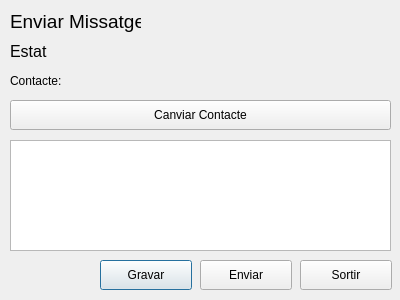
<?xml version="1.0" encoding="UTF-8"?>
<ui version="4.0">
 <class>EnviarMissatge</class>
 <widget class="QDialog" name="EnviarMissatge">
  <property name="geometry">
   <rect>
    <x>0</x>
    <y>0</y>
    <width>400</width>
    <height>300</height>
   </rect>
  </property>
  <property name="windowTitle">
   <string>Dialog</string>
  </property>
  <widget class="QPushButton" name="btoGravar">
   <property name="geometry">
    <rect>
     <x>100</x>
     <y>260</y>
     <width>92</width>
     <height>30</height>
    </rect>
   </property>
   <property name="text">
    <string>Gravar</string>
   </property>
  </widget>
  <widget class="QPushButton" name="btoSortir">
   <property name="geometry">
    <rect>
     <x>300</x>
     <y>260</y>
     <width>92</width>
     <height>30</height>
    </rect>
   </property>
   <property name="text">
    <string>Sortir</string>
   </property>
  </widget>
  <widget class="QLabel" name="lblTitol">
   <property name="geometry">
    <rect>
     <x>10</x>
     <y>10</y>
     <width>131</width>
     <height>22</height>
    </rect>
   </property>
   <property name="font">
    <font>
     <pointsize>14</pointsize>
    </font>
   </property>
   <property name="text">
    <string>Enviar Missatge</string>
   </property>
  </widget>
  <widget class="QLabel" name="lblEstat">
   <property name="geometry">
    <rect>
     <x>10</x>
     <y>40</y>
     <width>381</width>
     <height>22</height>
    </rect>
   </property>
   <property name="font">
    <font>
     <pointsize>12</pointsize>
    </font>
   </property>
   <property name="text">
    <string>Estat</string>
   </property>
  </widget>
  <widget class="QLabel" name="lblContacte">
   <property name="geometry">
    <rect>
     <x>10</x>
     <y>70</y>
     <width>381</width>
     <height>21</height>
    </rect>
   </property>
   <property name="text">
    <string>Contacte:</string>
   </property>
  </widget>
  <widget class="QPushButton" name="btoCiclarContacte">
   <property name="geometry">
    <rect>
     <x>10</x>
     <y>100</y>
     <width>381</width>
     <height>30</height>
    </rect>
   </property>
   <property name="text">
    <string>Canviar Contacte</string>
   </property>
  </widget>
  <widget class="QPlainTextEdit" name="txtTranscripcio">
   <property name="geometry">
    <rect>
     <x>10</x>
     <y>140</y>
     <width>381</width>
     <height>111</height>
    </rect>
   </property>
  </widget>
  <widget class="QPushButton" name="btoEnviar">
   <property name="geometry">
    <rect>
     <x>200</x>
     <y>260</y>
     <width>92</width>
     <height>30</height>
    </rect>
   </property>
   <property name="text">
    <string>Enviar</string>
   </property>
  </widget>
 </widget>
 <resources/>
 <connections/>
</ui>
